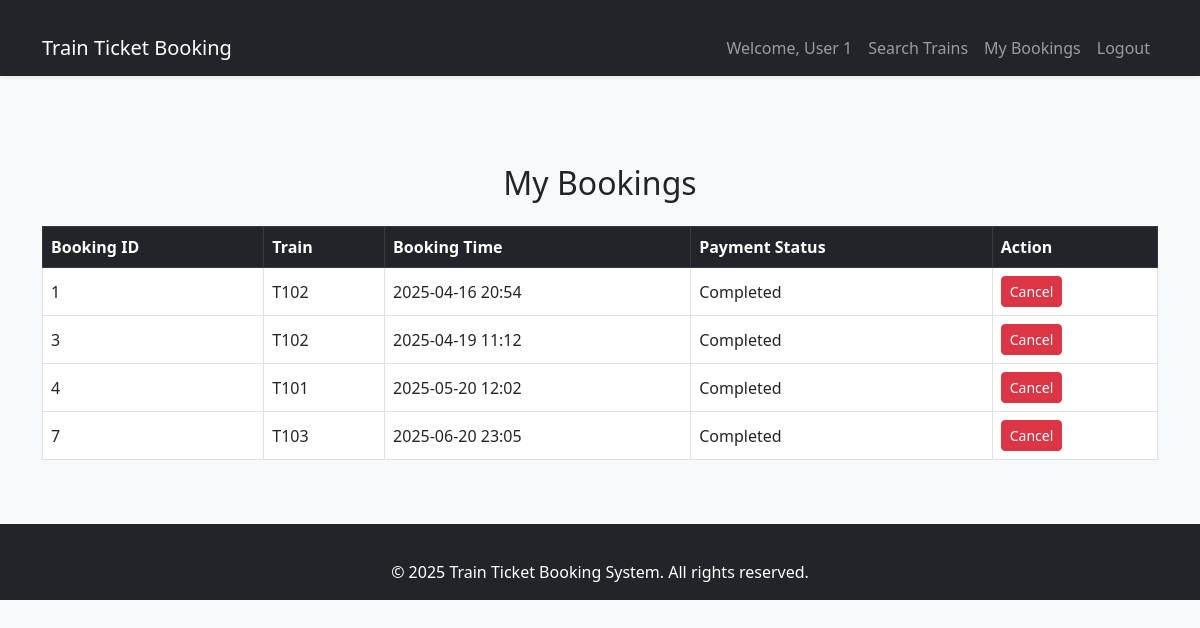
Screenshot of /booking_history (signed in) with the database file from the repository.
### models.py (models this page shows)
class Booking(db.Model):
    id = db.Column(db.Integer, primary_key=True)
    user_id = db.Column(db.Integer, db.ForeignKey('user.id'), nullable=False)
    train_id = db.Column(db.String(10), db.ForeignKey('train.id'), nullable=False)
    booking_time = db.Column(db.DateTime, nullable=False)
    payment_status = db.Column(db.String(20), nullable=False)

### app.py (the view)
@app.route('/booking_history')
def booking_history():
    if 'user_id' not in session:
        flash('Please log in first.')
        return redirect(url_for('login'))
    bookings = Booking.query.filter_by(user_id=session['user_id']).all()
    return render_template('booking_history.html', bookings=bookings)

### templates/booking_history.html
{% extends "base.html" %}
{% block content %}
<div class="row">
  <div class="col">
    <h2 class="mb-4 text-center">My Bookings</h2>
    {% if bookings %}
      <div class="table-responsive">
      <table class="table table-bordered table-hover">
        <thead class="table-dark">
          <tr>
            <th>Booking ID</th>
            <th>Train</th>
            <th>Booking Time</th>
            <th>Payment Status</th>
            <th>Action</th>
          </tr>
        </thead>
        <tbody>
          {% for booking in bookings %}
            <tr>
              <td>{{ booking.id }}</td>
              <td>{{ booking.train_id }}</td>
              <td>{{ booking.booking_time.strftime('%Y-%m-%d %H:%M') }}</td>
              <td>{{ booking.payment_status }}</td>
              <td>
                <a href="{{ url_for('cancel', booking_id=booking.id) }}" class="btn btn-danger btn-sm">Cancel</a>
              </td>
            </tr>
          {% endfor %}
        </tbody>
      </table>
      </div>
    {% else %}
      <p class="text-center">No bookings found.</p>
    {% endif %}
  </div>
</div>
{% endblock %}

### static/style.css (style rules this page uses)
body { background-color: #f8f9fa; font-family: "Segoe UI", Tahoma, Geneva, Verdana, sans-serif; }
.table th, .table td { vertical-align: middle; }

### rows the page displays
Booking: id "1", train_id "T102", booking_time "2025-04-16 20:54", payment_status "Completed"
Booking: id "3", train_id "T102", booking_time "2025-04-19 11:12", payment_status "Completed"
Booking: id "4", train_id "T101", booking_time "2025-05-20 12:02", payment_status "Completed"
Booking: id "7", train_id "T103", booking_time "2025-06-20 23:05", payment_status "Completed"

### other values shown
{{ session['user_id'] }} "1"
